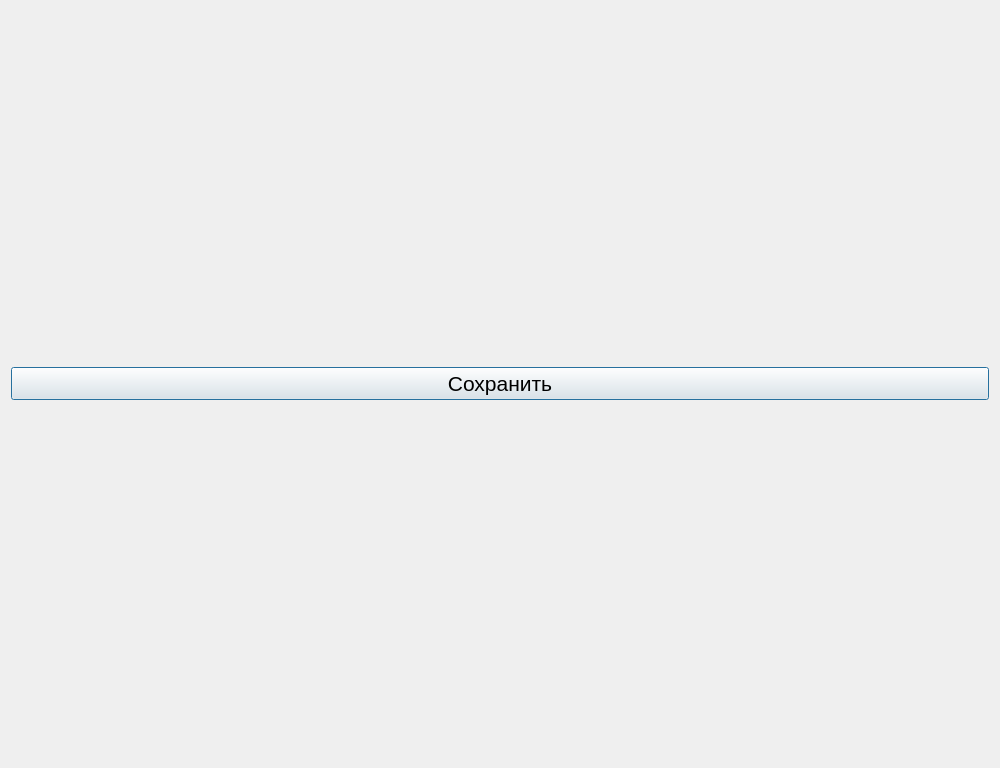
<?xml version="1.0" encoding="UTF-8"?>
<ui version="4.0">
 <class>POAbonentList</class>
 <widget class="QDialog" name="POAbonentList">
  <property name="geometry">
   <rect>
    <x>0</x>
    <y>0</y>
    <width>1000</width>
    <height>768</height>
   </rect>
  </property>
  <property name="minimumSize">
   <size>
    <width>1000</width>
    <height>768</height>
   </size>
  </property>
  <property name="maximumSize">
   <size>
    <width>1000</width>
    <height>768</height>
   </size>
  </property>
  <property name="windowTitle">
   <string>Dialog</string>
  </property>
  <layout class="QVBoxLayout" name="verticalLayout_2">
   <item>
    <layout class="QVBoxLayout" name="verticalLayout">
     <item>
      <layout class="QVBoxLayout" name="listabonent"/>
     </item>
     <item>
      <widget class="QPushButton" name="pushButton">
       <property name="font">
        <font>
         <pointsize>16</pointsize>
        </font>
       </property>
       <property name="text">
        <string>Сохранить</string>
       </property>
      </widget>
     </item>
    </layout>
   </item>
  </layout>
 </widget>
 <resources/>
 <connections/>
</ui>
